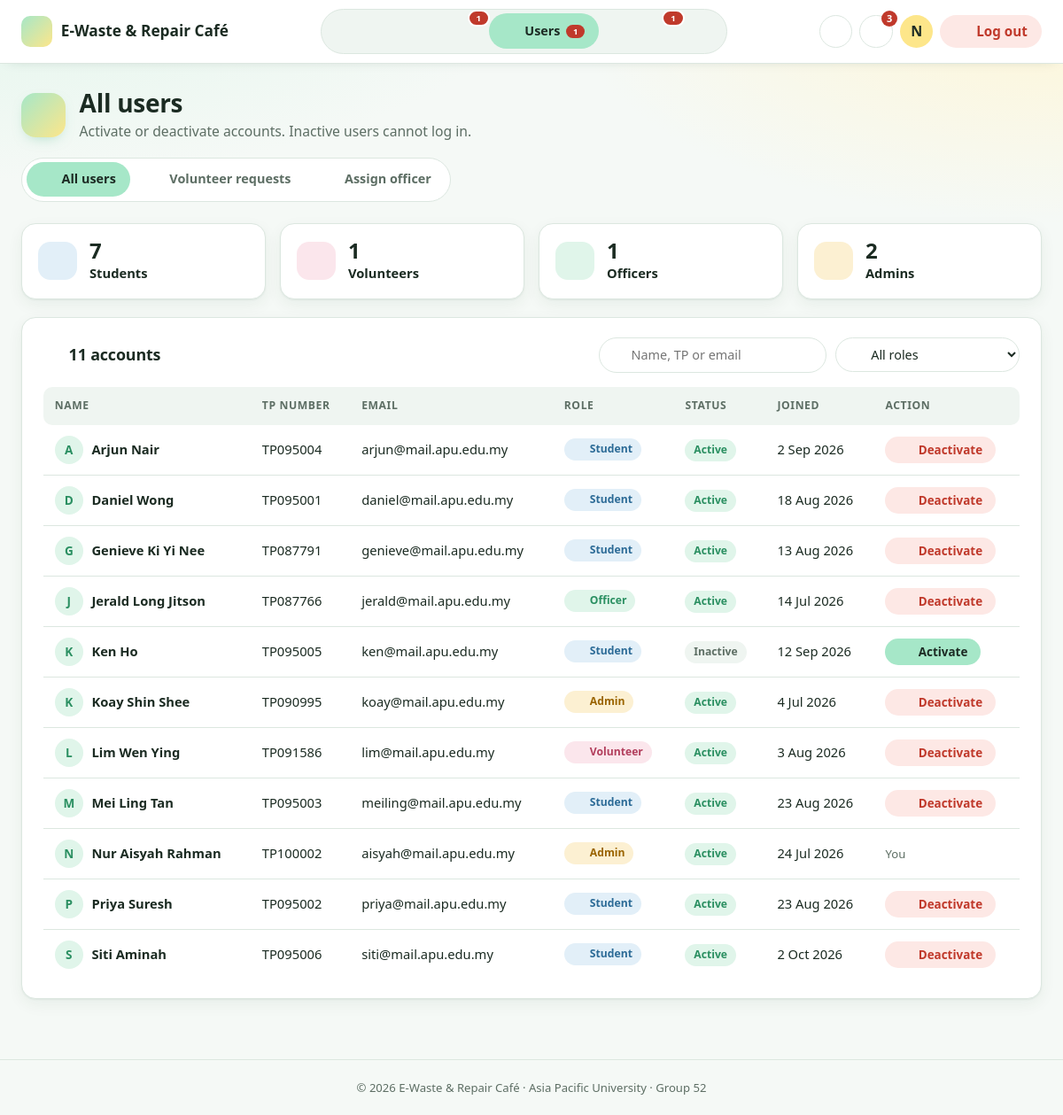
Page /admin/users.php (signed in) on the earlier database version.
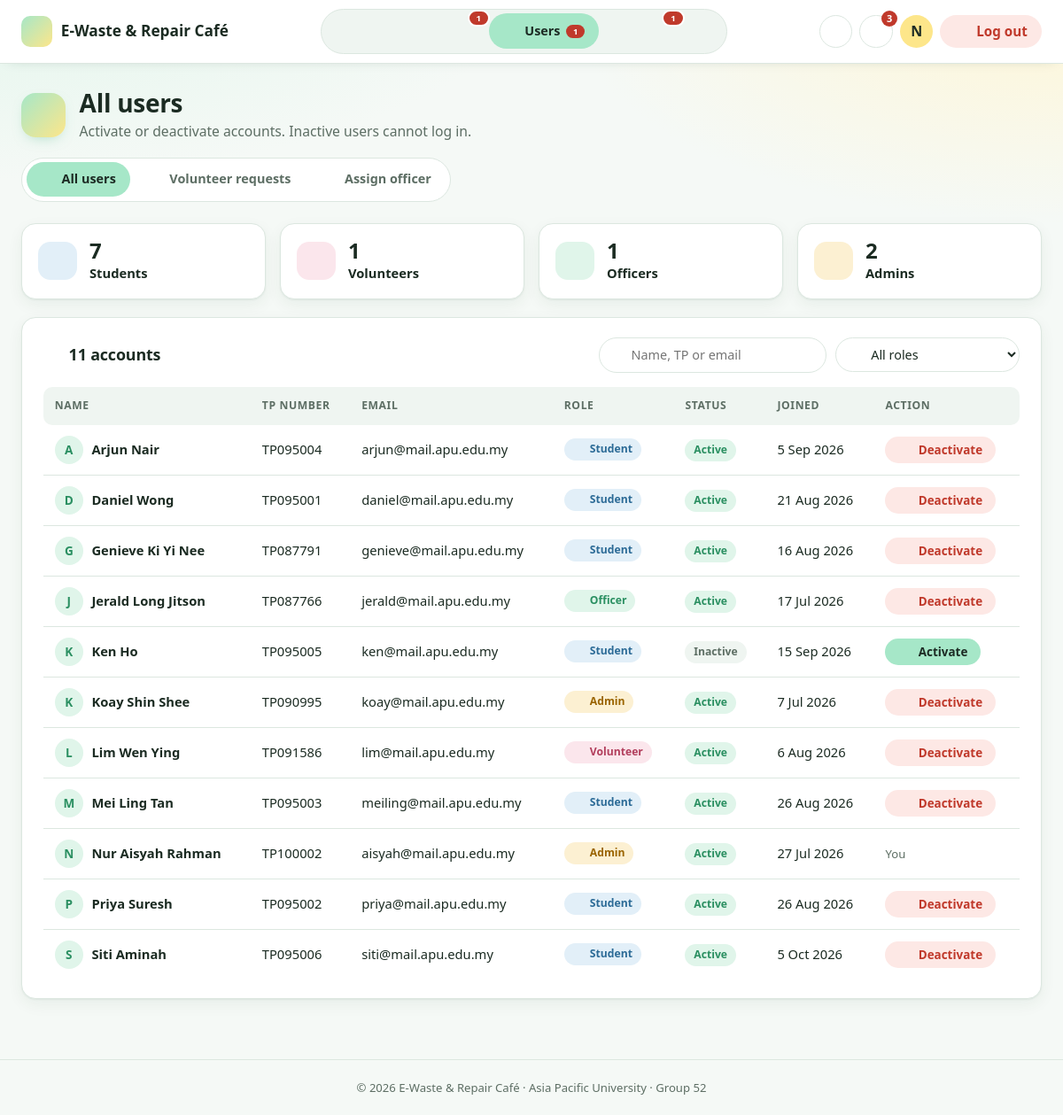
Same page on the later database version.
### tables this page shows
CREATE TABLE `users` (
  `tp_number` varchar(10) NOT NULL,
  `name` varchar(100) NOT NULL,
  `email` varchar(100) NOT NULL,
  `password` varchar(255) NOT NULL,
  `phone` varchar(15) NOT NULL,
  `is_active` tinyint(1) NOT NULL DEFAULT 1,
  `created_at` datetime NOT NULL DEFAULT current_timestamp()
);

### includes/functions.php (called while the page is built, shortened)
<?php
require_once __DIR__ . '/icons.php';
function e($value)
{
    return htmlspecialchars((string) $value, ENT_QUOTES, 'UTF-8');
}
function nice_date($datetime, $withTime = false)
{
    return date($withTime ? 'j M Y, g:i A' : 'j M Y', strtotime($datetime));
}
function db_all($conn, $sql, $types = '', $params = [])
{
    $stmt = $conn->prepare($sql);
    if ($types !== '') $stmt->bind_param($types, ...$params);
    $stmt->execute();
    $result = $stmt->get_result();
    return $result->fetch_all(MYSQLI_ASSOC);
}
function db_one($conn, $sql, $types = '', $params = [])
{
    $rows = db_all($conn, $sql, $types, $params);
    return $rows[0] ?? null;
}
function db_value($conn, $sql, $types = '', $params = [])
{
    $row = db_one($conn, $sql, $types, $params);
    return $row ? array_values($row)[0] : null;
}

### admin/users.php (the view, shortened to what this page needs)
<?php
require '../config/db.php';
require '../includes/functions.php';
$me = $_SESSION['tp_number'];
$users = db_all($conn, "SELECT u.tp_number, u.name, u.email, u.phone, u.is_active, u.created_at,
                               CASE WHEN a.tp_number IS NOT NULL THEN 'Admin'
                                    WHEN o.tp_number IS NOT NULL THEN 'Officer'
                                    WHEN v.tp_number IS NOT NULL THEN 'Volunteer'
                                    WHEN s.tp_number IS NOT NULL THEN 'Student'
                                    ELSE 'No role' END AS role
                        FROM users u
                        LEFT JOIN admins a     ON a.tp_number = u.tp_number
                        LEFT JOIN officers o   ON o.tp_number = u.tp_number
                        LEFT JOIN volunteers v ON v.tp_number = u.tp_number
                        LEFT JOIN students s   ON s.tp_number = u.tp_number
                        ORDER BY u.name");
$role_count = array_count_values(array_column($users, 'role'));
$role_icon  = ['Student' => 'user', 'Volunteer' => 'heart', 'Officer' => 'recycle', 'Admin' => 'shield', 'No role' => 'user'];
$active = 'users';
require '../includes/admin_top.php';
page_head('users', 'All users', 'Activate or deactivate accounts. Inactive users cannot log in.');
?>
<section class="stat-grid four">
    <?php foreach (['Student' => 'tint-sky', 'Volunteer' => 'tint-rose', 'Officer' => 'tint-mint', 'Admin' => 'tint-gold'] as $r => $tint): ?>
        <div class="stat-card row"><span class="stat-icon <?= $tint ?>"><?= icon($role_icon[$r]) ?></span><div><strong class="stat-value"><?= $role_count[$r] ?? 0 ?></strong><span class="stat-title"><?= $r ?>s</span></div></div>
    <?php endforeach; ?>
</section>
<section class="card">
    <div class="card-head">
        <h2 class="card-title"><?= icon('list') ?> <?= count($users) ?> accounts</h2>
        <div class="filters">
            <label class="search-box"><?= icon('search') ?><input type="search" placeholder="Name, TP or email" data-filter-table="user-table" aria-label="Search users"></label>
            <label class="select-box"><?= icon('filter') ?>
                <select data-filter-role="user-table" aria-label="Filter by role">
                    <option value="">All roles</option>
                </select>
            </label>
        </div>
    </div>
    <div class="table-wrap">
        <table id="user-table">
            <thead><tr><th>Name</th><th>TP number</th><th>Email</th><th>Role</th><th>Status</th><th>Joined</th><th>Action</th></tr></thead>
            <tbody>
            <?php foreach ($users as $u): ?>
                <tr data-role="<?= e($u['role']) ?>">
                    <td><span class="name-cell"><span class="avatar small"><?= e(strtoupper(substr($u['name'], 0, 1))) ?></span><?= e($u['name']) ?></span></td>
                    <td><?= e($u['tp_number']) ?></td>
                    <td><?= e($u['email']) ?></td>
                    <td><span class="badge role-<?= strtolower($u['role']) ?>"><?= icon($role_icon[$u['role']]) ?> <?= e($u['role']) ?></span></td>
                    <td><span class="badge <?= $u['is_active'] ? 'badge-ok' : 'badge-off' ?>"><?= $u['is_active'] ? 'Active' : 'Inactive' ?></span></td>
                    <td><?= nice_date($u['created_at']) ?></td>
                    <td>
                        <?php if ($u['tp_number'] === $me): ?>
                            <small class="muted">You</small>
                        <?php else: ?>
                            <form method="post" data-confirm="<?= $u['is_active'] ? 'Deactivate' : 'Activate' ?> <?= e($u['name']) ?>?">
                                <?php if ($u['is_active']): ?>
                                    <button class="btn btn-danger btn-sm"><?= icon('lock') ?> Deactivate</button>
                                <?php else: ?>
                                    <button class="btn btn-primary btn-sm"><?= icon('key') ?> Activate</button>
                                <?php endif; ?>
                            </form>
                        <?php endif; ?>
                    </td>
                </tr>
            <?php endforeach; ?>
            </tbody>
        </table>
    </div>
</section>
<?php require '../includes/admin_bottom.php'; ?>

### includes/admin_top.php (shortened to what this page needs)
<?php
$sections = [
    'home'          => ['Home', 'home', ['index.php' => ['Dashboard', 'home']]],
    'categories'    => ['Categories', 'tag', [
        'categories.php'    => ['All categories', 'list'],
        'category_form.php' => ['Add category', 'plus'],
        'calculator.php'    => ['Points calculator', 'calculator'],
    ]],
    'challenges'    => ['Challenges', 'flag', [
        'challenges.php'     => ['All challenges', 'list'],
        'challenge_form.php' => ['Create challenge', 'plus'],
    ]],
    'cashback'      => ['Cashback', 'wallet', [
        'cashback.php'         => ['Pending requests', 'clock'],
        'cashback_history.php' => ['History', 'history'],
        'rewards.php'          => ['Rewards', 'gift'],
        'reward_form.php'      => ['Add reward', 'plus'],
    ]],
    'users'         => ['Users', 'users', [
        'users.php'              => ['All users', 'users'],
        'volunteer_requests.php' => ['Volunteer requests', 'heart'],
        'assign_officer.php'     => ['Assign officer', 'user-plus'],
    ]],
    'announcements' => ['Announcements', 'megaphone', [
        'announcements.php'     => ['All announcements', 'list'],
        'announcement_form.php' => ['Post announcement', 'plus'],
    ]],
    'feedback'      => ['Feedback', 'message', ['feedback.php' => ['Inbox', 'inbox']]],
    'reports'       => ['Reports', 'chart', ['reports.php' => ['Reports', 'chart']]],
];
$nav_badges = [
    'cashback' => db_value($conn, "SELECT COUNT(*) FROM redemptions WHERE status = 'pending'"),
    'users'    => db_value($conn, "SELECT COUNT(*) FROM volunteer_request WHERE status = 'pending'"),
    'feedback' => db_value($conn, "SELECT COUNT(*) FROM feedback WHERE admin_reply IS NULL"),
];
$unread = db_value($conn, "SELECT COUNT(*) FROM notifications WHERE tp_number = ? AND is_read = 0", 's', [$_SESSION['tp_number']]);
$this_page = basename($_SERVER['PHP_SELF']);
$initial = strtoupper(substr($_SESSION['name'], 0, 1));
function page_head($icon_name, $title, $desc = '', $actions = '')
{
    global $sections, $active, $this_page;
    echo '<div class="page-head"><span class="page-icon">' . icon($icon_name) . '</span><div class="page-title">';
    echo '<h1>' . e($title) . '</h1>';
    if ($desc !== '') echo '<p class="page-desc">' . e($desc) . '</p>';
    echo '</div>';
    echo '</div>';
    $subs = $sections[$active][2] ?? [];
    if (count($subs) > 1) {
        echo '<nav class="subtabs" aria-label="' . e($sections[$active][0]) . ' pages">';
        foreach ($subs as $file => [$label, $ico]) {
            $on = $file === $this_page;
            echo '<a href="' . $file . '"' . ($on ? ' class="active" aria-current="page"' : '') . '>' . icon($ico) . '<span>' . e($label) . '</span></a>';
        }
        echo '</nav>';
    }
}
?>
<!DOCTYPE html>
<html lang="en">
<head>
    <link rel="stylesheet" href="../assets/css/style.css">
</head>
<body class="app">
<header class="topbar">
    <a class="brand" href="index.php"><span class="brand-mark"><?= icon('recycle', 'icon-spin-hover') ?></span><span class="brand-text">E-Waste &amp; Repair Café <small>Admin</small></span></a>
    <nav class="pillnav" aria-label="Admin menu">
        <ul>
            <?php foreach ($sections as $key => [$label, $ico, $subs]): ?>
                <?php $is_on = $active === $key; ?>
                <li class="<?= count($subs) > 1 ? 'has-menu' : '' ?>">
                    <a href="<?= array_key_first($subs) ?>" class="pill <?= $is_on ? 'active' : '' ?>" <?= $is_on ? 'aria-current="page"' : '' ?> title="<?= e($label) ?>">
                        <?= icon($ico) ?><span class="pill-label"><?= e($label) ?></span>
                        <?php if (!empty($nav_badges[$key])): ?><b class="nav-badge" aria-label="<?= (int) $nav_badges[$key] ?> waiting"><?= (int) $nav_badges[$key] ?></b><?php endif; ?>
                    </a>
                </li>
            <?php endforeach; ?>
        </ul>
    </nav>
    <div class="topbar-tools">
        <button type="button" class="icon-btn" data-theme-toggle aria-label="Toggle dark mode" title="Dark mode"><?= icon('moon', 'theme-moon') ?><?= icon('sun', 'theme-sun') ?></button>
        <div class="dropdown">
            <button type="button" class="icon-btn bell" data-dropdown="notif-panel" aria-expanded="false" title="Notifications"
                    aria-label="Notifications<?= $unread ? ', ' . (int) $unread . ' unread' : '' ?>"><?= icon('bell', $unread ? 'icon-ring' : '') ?><?php if ($unread): ?><span class="bell-count"><?= $unread > 9 ? '9+' : (int) $unread ?></span><?php endif; ?></button>
        </div>
        <div class="dropdown">
            <button type="button" class="avatar" data-dropdown="user-panel" aria-expanded="false" aria-label="Account menu" title="My account"><?= e($initial) ?></button>
        </div>
        <a class="btn btn-logout" href="../logout.php" data-confirm="Log out now?" title="Log out"><?= icon('logout') ?><span>Log out</span></a>
    </div>
</header>
<main class="content" id="main">

### includes/icons.php (shortened to what this page needs)
<?php
function icon($name, $class = '')
{
    $svg = $paths[$name] ?? $paths['box'];
    return '<svg class="icon ' . $class . '" viewBox="0 0 24 24" aria-hidden="true" focusable="false">' . $svg . '</svg>';
}

### includes/admin_bottom.php
</main>
<footer class="site-footer">© <?= date('Y') ?> E-Waste &amp; Repair Café · Asia Pacific University · Group 52</footer>
</body>
</html>

Differences in the rows shown:
changed users "Arjun Nair": created_at "2 Sep 2026" → "5 Sep 2026"
changed users "Daniel Wong": created_at "18 Aug 2026" → "21 Aug 2026"
changed users "Genieve Ki Yi Nee": created_at "13 Aug 2026" → "16 Aug 2026"
changed users "Jerald Long Jitson": created_at "14 Jul 2026" → "17 Jul 2026"
changed users "Ken Ho": created_at "12 Sep 2026" → "15 Sep 2026"
changed users "Koay Shin Shee": created_at "4 Jul 2026" → "7 Jul 2026"
changed users "Lim Wen Ying": created_at "3 Aug 2026" → "6 Aug 2026"
changed users "Mei Ling Tan": created_at "23 Aug 2026" → "26 Aug 2026"
changed users "Nur Aisyah Rahman": created_at "24 Jul 2026" → "27 Jul 2026"
changed users "Priya Suresh": created_at "23 Aug 2026" → "26 Aug 2026"
changed users "Siti Aminah": created_at "2 Oct 2026" → "5 Oct 2026"
